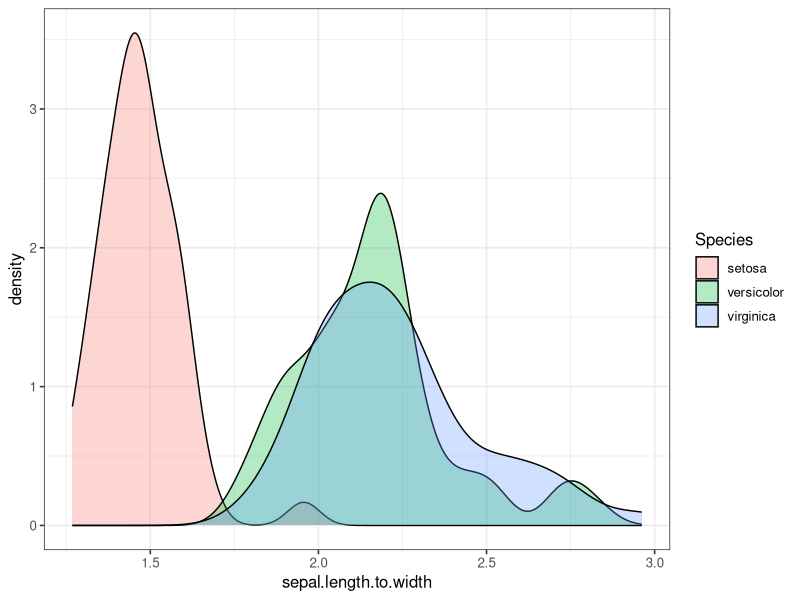
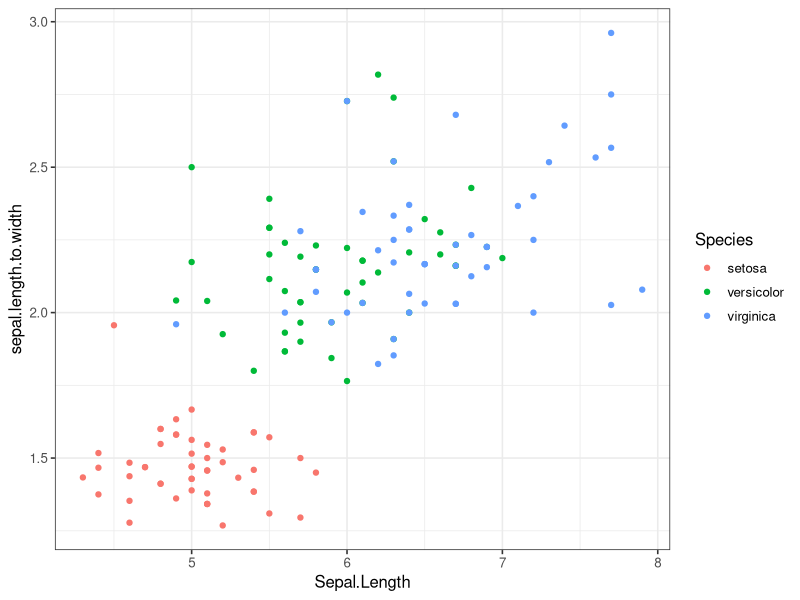

Recreate these plots in R, in order.
## ---- chunk 1
library(knitr)
opts_chunk$set(fig.align="center", fig.height=3, fig.width=4)
## ---- chunk 2
head(iris)
## ---- chunk 3
HairEyeColor
## ---- chunk 4
library(tidyverse)
## ---- chunk 5
iris.setosa <- filter(iris, Species=='setosa')
head(iris.setosa)
## ---- chunk 6
filter(iris, Sepal.Length>7 & Species=='virginica')
## ---- chunk 7
filter(iris, Sepal.Length/Sepal.Width > Petal.Length/Petal.Width)
## ---- chunk 8
iris.pared0 <- select(iris.setosa,Sepal.Length,Sepal.Width)
head(iris.pared0)

# first extract all data for species setosa
iris.setosa <- filter(iris, Species=='setosa')
# now select sepal length and width
iris.pared <- select(iris.setosa, Sepal.Length, Sepal.Width)
head(iris.pared)
## ---- chunk 9
iris.ratio <- mutate(iris, sepal.length.to.width = Sepal.Length/Sepal.Width)
head(iris.ratio)
## ---- chunk 10
iris.ratio.ordered <- arrange(iris.ratio, Species, sepal.length.to.width)
head(iris.ratio.ordered)
## ---- chunk 11
iris.grouped <- group_by(iris, Species)
head(iris.grouped)

summarize(iris.grouped,
            mean.sepal.length = mean(Sepal.Length),
            sd.sepal.length = sd(Sepal.Length))
## ---- chunk 12
summarize(iris.grouped, count = n())
## ---- chunk 13
summarize(iris.grouped, percent = sum(Sepal.Length>5.5)/n())
## ---- chunk 14
# ggplot2 is part of tidyverse, so we don't need to load it separately
theme_set(theme_bw(base_size=12)) # change the ggplot2 theme
ggplot(iris.ratio, aes(x=sepal.length.to.width, fill=Species)) + geom_density(alpha=.3)
## ---- chunk 15
ggplot(iris.ratio, aes(y=sepal.length.to.width, x=Sepal.Length, color=Species)) + geom_point()
## ---- chunk 16
# Setosa
setosa.ratio <- filter(iris.ratio, Species=='setosa')
cor.test(setosa.ratio$Sepal.Length, setosa.ratio$sepal.length.to.width)
## ---- chunk 17
# Versicolor
versicolor.ratio <- filter(iris.ratio, Species=='versicolor')
cor.test(versicolor.ratio$Sepal.Length, versicolor.ratio$sepal.length.to.width)
## ---- chunk 18
# Virginica
virginica.ratio <- filter(iris.ratio, Species=='virginica') 
cor.test(virginica.ratio$Sepal.Length, virginica.ratio$sepal.length.to.width)
